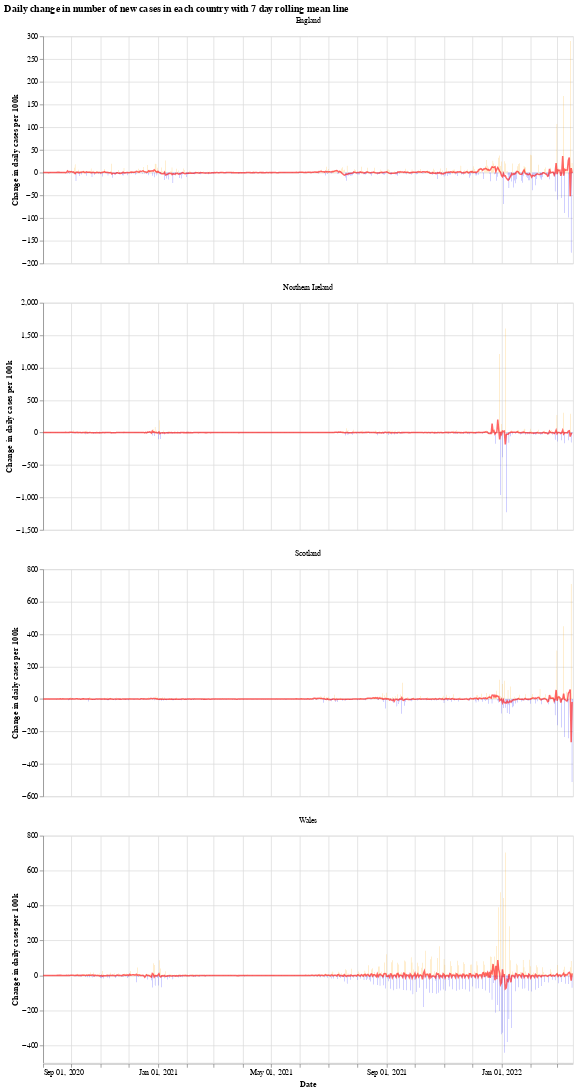

Here is the notebook cell this chart was saved with:
### Markdown cell above
We will use the Python library `Altair` for visualising the data, see the [altair docs](https://altair-viz.github.io/) for more information.

First we have a graph which shows the daily change in the number of new cases for each country. This number jumps up and down all over the place, which is likely due to delay in reporting of new cases over the weekend. Another interesting thing is that it looks like the daily cases in Wales experienced a much shorter period of calm over the summer (calm in the sense of daily cases not jumping up and down).

The orange bars are days when the number of new cases (per 100k population) was more than the previous day, while the blue are days when the number of new cases dropped. The red line is the 7 day moving average. 

When the moving average line is below 0, it means that there is a consistent drop in new cases. We can see this clearly happening around the times that lockdowns were introduced (though, to varying degrees). I will update the graphs soon with a marker of when each lockdown started.

### Code cell
# collapse
import altair as alt

bars = alt.Chart(uk_cases).mark_bar().encode(
    x=alt.X("yearmonthdate(date):T", axis=alt.Axis(title='Date')),
    y=alt.Y("casesChangeRate:Q", axis=alt.Axis(title='Change in daily cases per 100k')),
    tooltip='casesChange',
    color=alt.condition(
        alt.datum.casesChangeRate > 0,
        alt.value("orange"),  # The positive color
        alt.value("blue")  # The negative color
    )
).properties(title='Daily change in number of new cases with 7 day rolling mean',width=700).interactive()

line = alt.Chart(uk_cases).mark_line(
    color='red',
    size=2,
    opacity=0.6
).transform_window(
    rolling_mean='mean(casesChangeRate)',
    frame=[0, 7],
    groupby=['areaName']
).encode(
    x='yearmonthdate(date):T',
    y='rolling_mean:Q'
)

alt.layer(bars, line, data=uk_cases).facet(alt.Column(
    'areaName', title=''), columns=1).resolve_scale(y='independent').properties(title='Daily change in number of new cases in each country with 7 day rolling mean line')

### Figure 1 — Vega-Lite specification as saved in the notebook (floating-point values rounded to 4 significant figures; data arrays with more than 128 entries replaced by an {"elided": "..."} marker saying what was removed)
{"config": {"view": {"continuousWidth": 400, "continuousHeight": 300}}, "data": {"name": "data-25d7333241e3be59bd71065a01710ef2"}, "facet": {"type": "nominal", "field": "areaName", "title": ""}, "spec": {"layer": [{"mark": "bar", "encoding": {"color": {"condition": {"value": "orange", "test": "(datum.casesChangeRate > 0)"}, "value": "blue"}, "tooltip": {"type": "quantitative", "field": "casesChange"}, "x": {"type": "temporal", "axis": {"title": "Date"}, "field": "date", "timeUnit": "yearmonthdate"}, "y": {"type": "quantitative", "axis": {"title": "Change in daily cases per 100k"}, "field": "casesChangeRate"}}, "selection": {"selector001": {"type": "interval", "bind": "scales", "encodings": ["x", "y"]}}, "title": "Daily change in number of new cases with 7 day rolling mean", "width": 700}, {"mark": {"type": "line", "color": "red", "opacity": 0.6, "size": 2}, "encoding": {"x": {"type": "temporal", "field": "date", "timeUnit": "yearmonthdate"}, "y": {"type": "quantitative", "field": "rolling_mean"}}, "transform": [{"window": [{"op": "mean", "field": "casesChangeRate", "as": "rolling_mean"}], "frame": [0, 7], "groupby": ["areaName"]}]}]}, "columns": 1, "resolve": {"scale": {"y": "independent"}}, "title": "Daily change in number of new cases in each country with 7 day rolling mean line", "$schema": "https://vega.github.io/schema/vega-lite/v4.8.1.json", "datasets": {"data-25d7333241e3be59bd71065a01710ef2": {"elided": "2252 records"}}}
